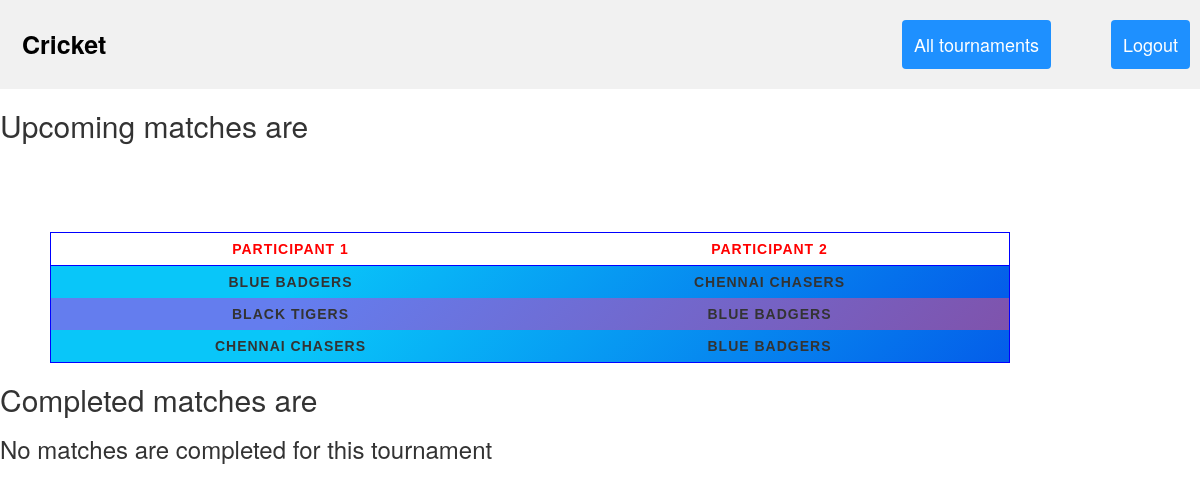
Screenshot of /showmatches.php?s=2 (signed in) with the database file from the repository.
### tables this page shows
CREATE TABLE `tourevents` (
  `tid` int(10) NOT NULL,
  `tname` varchar(30) NOT NULL,
  `type` varchar(20) NOT NULL,
  `start_date` date NOT NULL,
  `end_date` date NOT NULL,
  `status` varchar(15) NOT NULL,
  `minteams` varchar(10) NOT NULL,
  `pperteam` varchar(10) NOT NULL,
  `time` time NOT NULL,
  `tourend_date` date NOT NULL
);

CREATE TABLE `matches` (
  `match_id` int(10) NOT NULL,
  `tid` int(10) NOT NULL,
  `pid1` int(10) NOT NULL,
  `pid2` int(10) NOT NULL,
  `winner_id` int(10) NOT NULL DEFAULT 0
);

CREATE TABLE `team` (
  `teamid` int(10) NOT NULL,
  `teamname` varchar(30) NOT NULL,
  `count` varchar(10) DEFAULT NULL,
  `captain` varchar(10) DEFAULT NULL
);

### showmatches.php (the view, shortened to what this page needs)
<?php
$conn = new mysqli("localhost:3306", 'root','','tournament');
?>
<!DOCTYPE html>
<html lang="en">
<head>
<link rel="stylesheet" href="https://maxcdn.bootstrapcdn.com/bootstrap/3.4.1/css/bootstrap.min.css">
</head>
<body>
<?php
$tid=$_GET['s'];
?>
<div class="header">
  <a class="logo"><?php
  $sql="SELECT * FROM tourevents WHERE tid='".$tid."'";
  $data=mysqli_query($conn,$sql);
  $row=$data->fetch_assoc();
  echo $row['tname'];?></a>
  <div class="header-right">
  <a class="active" href="yourtour.php" >All tournaments</a>
    <a class="active" href="logout3.php"style="margin-left:60px;">Logout</a>
  </div>
</div>
<?php
$sql="SELECT * FROM tourevents WHERE tid='".$tid."'";
$data=mysqli_query($conn,$sql);
$row=$data->fetch_assoc();
$sql1="SELECT * FROM matches WHERE tid='".$tid."'";
$data1=mysqli_query($conn,$sql1);
$n1=mysqli_num_rows($data1);
$sql3="SELECT * FROM participants WHERE pid='".$_SESSION['user']."'";
$data3=mysqli_query($conn,$sql3);
$row3=$data3->fetch_assoc();
if($n1>0){
    if($row['type']=='team'){
        echo "<h2>Upcoming matches are</h2>";
        $sql2="SELECT * FROM matches WHERE tid='".$tid."' AND (pid1='".$row3['teamid']."' OR pid2='".$row3['teamid']."') AND winner_id=0";
        $data2=mysqli_query($conn,$sql2);
        $n2=mysqli_num_rows($data2);
        if($n2>0){
            echo "<br><br><table style='width:80%;border:1px solid blue;margin-left:50px;'><thead style='border:1px solid blue;background-color:grey;'>
                  <th>Participant 1</th>
                  <th>Participant 2</th>
                  </thead>
                  <tbody>";
            if($n2>0){
                while($row2=$data2->fetch_assoc()){
                    $sql4="SELECT * FROM team WHERE teamid='".$row2['pid1']."'";
                    $data4=mysqli_query($conn,$sql4);
                    $row4=$data4->fetch_assoc();
                    $sql5="SELECT * FROM team WHERE teamid='".$row2['pid2']."'";
                    $data5=mysqli_query($conn,$sql5);
                    $row5=$data5->fetch_assoc();
                    echo "<tr><td>".$row4['teamname']."</td><td>".$row5['teamname']."</td></tr>";
                }
                echo "</tbody></table>";
            }
        }
        else{
            echo "<span class='noclick' ><h3>All the matches are completed for this tournament</h3></span>";
        }
    }
    if($row['type']=='team'){
        echo "<h2>Completed matches are</h2>";
        $sql2="SELECT * FROM matches WHERE tid='".$tid."' AND (pid1='".$row3['teamid']."' OR pid2='".$row3['teamid']."') AND winner_id!=0";
        $data2=mysqli_query($conn,$sql2);
        $n2=mysqli_num_rows($data2);
        if($n2>0){
            echo "<br><br><table style='width:80%;border:1px solid blue;margin-left:50px;'><thead style='border:1px solid blue;background-color:grey;'>
                  <th>Participant 1</th>
                  <th>Participant 2</th>
                  <th>Winner</th>
                  </thead>
                  <tbody>";
            if($n2>0){
                while($row2=$data2->fetch_assoc()){
                    $sql4="SELECT * FROM team WHERE teamid='".$row2['pid1']."'";
                    $data4=mysqli_query($conn,$sql4);
                    $row4=$data4->fetch_assoc();
                    $sql5="SELECT * FROM team WHERE teamid='".$row2['pid2']."'";
                    $data5=mysqli_query($conn,$sql5);
                    $row5=$data5->fetch_assoc();
                    $sql6="SELECT * FROM team WHERE teamid='".$row2['winner_id']."'";
                    $data6=mysqli_query($conn,$sql6);
                    $row6=$data6->fetch_assoc();
                    echo "<tr><td>".$row4['teamname']."</td><td>".$row5['teamname']."</td><td>".$row6['teamname']."</td></tr>";
                }
                echo "</tbody></table>";
            }
        }
        else{
            echo "<span class='noclick' ><h3>No matches are completed for this tournament</h3></span>";
        }
    }
}
else{
    echo "<span class='noclick' ><h1 style='margin-top:300px;margin-left:400px'>The matches are not generated for this Tournament yet</h1></span>";
}
?>
</body>
</html>

### showmatches.php (style rules this page uses)
.header { overflow: hidden; background-color: #f1f1f1; padding: 20px 10px; }
.header a { float: left; color: black; text-align: center; padding: 12px; text-decoration: none; font-size: 18px; line-height: 25px; border-radius: 4px; }
.header a.logo { font-size: 25px; font-weight: bold; }
.header a.active { background-color: dodgerblue; color: white; }
.header-right { float: right; }
table { width: 60%; margin-left: 20%; margin-right: 20%; margin-top: 40px; border: 1px solid blue; overflow-x: hidden; table-layout: auto; }
th, td { text-align:center; vertical-align: center; padding-bottom: 6px; padding-top: 6px; font-family:'Trebuchet MS', 'Lucida Sans Unicode', 'Lucida Grande', 'Lucida Sans', Arial, sans-serif; font-weight :900; text-transform: uppercase; letter-spacing: 1px; }
th { background-color: white; color: red; }
tr:nth-child(2n) { background-color: #7f53ac; background-image: linear-gradient(315deg, #7f53ac 0%, #647dee 74%); }
tr:nth-child(2n+1) { background-color: #045de9; background-image: linear-gradient(315deg, #045de9 0%, #09c6f9 74%); }

### rows the page displays
tourevents: tname "Cricket"
matches: team.teamname "BLUE BADGERS", team.teamname "CHENNAI CHASERS"
matches: team.teamname "BLACK TIGERS", team.teamname "BLUE BADGERS"
matches: team.teamname "CHENNAI CHASERS", team.teamname "BLUE BADGERS"
